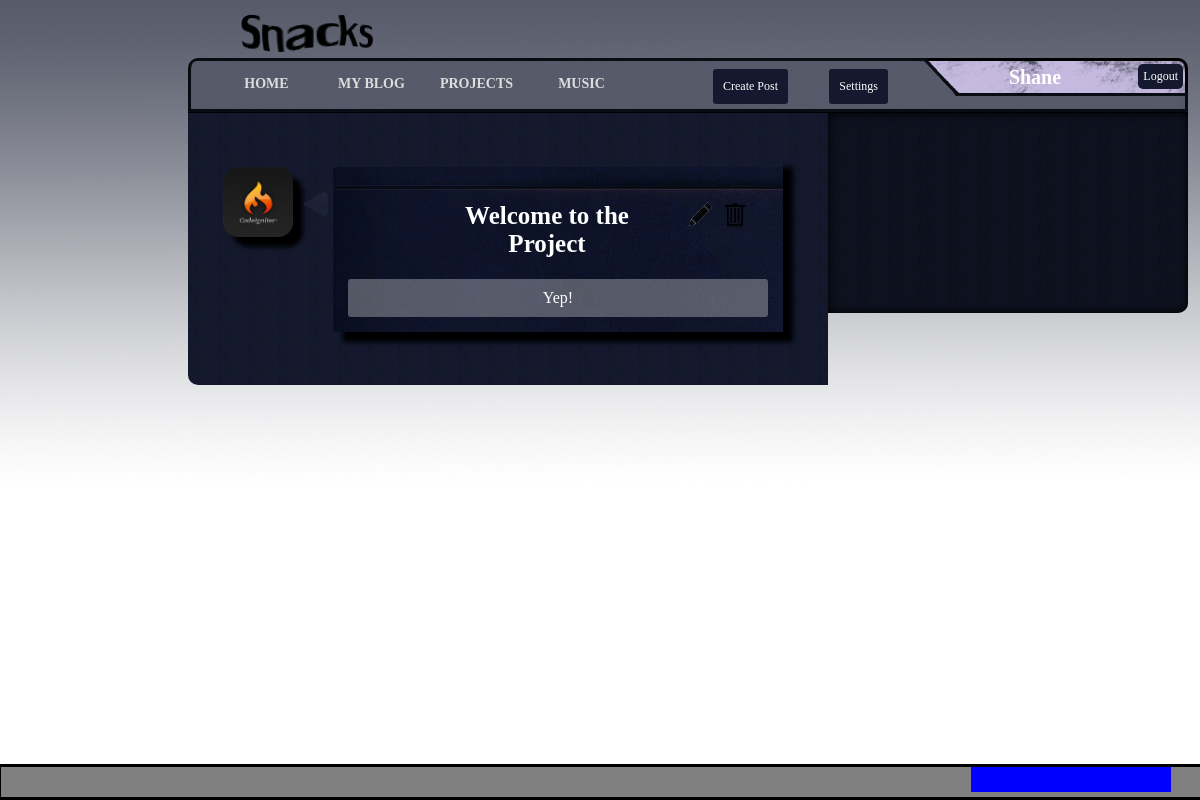
The app's page /index.php/welcome/myBlog (signed in) with its own data.
### tables this page shows
CREATE TABLE IF NOT EXISTS `blog` (
  `id` int(11) NOT NULL AUTO_INCREMENT,
  `uid` int(11) NOT NULL,
  `title` varchar(75) NOT NULL,
  `contents` varchar(255) NOT NULL,
  `author` varchar(50) NOT NULL,
  `authorIMG` varchar(255) NOT NULL,
  PRIMARY KEY (`id`)
);

CREATE TABLE IF NOT EXISTS `users` (
  `uid` int(11) NOT NULL AUTO_INCREMENT,
  `first_name` varchar(25) NOT NULL,
  `last_name` varchar(25) NOT NULL,
  `email_address` varchar(50) NOT NULL,
  `password` varchar(64) NOT NULL,
  `userIMG` varchar(255) NOT NULL,
  `timestamp` timestamp NOT NULL DEFAULT CURRENT_TIMESTAMP ON UPDATE CURRENT_TIMESTAMP,
  PRIMARY KEY (`uid`)
);

### application/controllers/welcome.php (called while the page is built, shortened)
<?php if (!defined('BASEPATH')) exit('No direct script access allowed');
class Welcome extends CI_Controller
{
    public function __construct()
    {
        $this->load->model('blog_model');
    }
    public function myBlog(){
        $data['rows'] = $this->blog_model->getUserBlog($_SESSION['uid']);
        $this->load->view('welcome_message', $data);
    }
}

### index.php (called while the page is built, shortened)
<?php
require_once BASEPATH.'core/CodeIgniter.php';

### application/models/blog_model.php (called while the page is built, shortened)
<?php
class Blog_Model extends CI_Model {
        function getUserBlog($uid)
        {
              $sql = "SELECT id, title, contents, userIMG FROM users JOIN blog ON users.uid = blog.uid WHERE blog.uid = ? ORDER BY id desc";
            $q = $this->db->query($sql, $uid);
            if($q->num_rows() > 0)
            {
                foreach($q->result() as $row)
                {
                    $data[] = $row;
                }
                return $data;
            }
        }
}

### application/views/welcome_message.php (the view)
<?php include('header.php'); ?>
<?php  if (isset($rows)) foreach ($rows as $r) : ?>
    <div class="posts">
        <div class="post-contents">
            <div class="square" >
                <img class="profilePhoto" src="http://localhost/authentication/application/img/<?php echo $r->userIMG;?>"/></div>
                <img class="triangle tw" src=" http://localhost/authentication/application/img/triangle.png"></img>
                <div class="author"></div>
                <div class="title">
                   <div class="postDelete">
                    <?php
                    if(isset($_SESSION['uid']))
                    {
                     echo anchor("welcome/edit/" . $r->id, '<img src="http://localhost/authentication/application/img/editpen.png"/>');
                     echo anchor("welcome/deletePost/" . $r->id, '<img src="http://localhost/authentication/application/img/thrash.png"/>');
                    }
                    ?>
                </div>
                <h2 style="margin-left :78px;"><?php echo $r->title; ?></h2>
                <div class="contents">
                    <?php echo $r->contents; ?>
                </div>
            </div>
        </div>
    </div>
    <br/>
<?php endforeach; ?>
<?php include ('footer.php'); ?>

### application/views/header.php (shortened to what this page needs)
<html>
<head>
    <link rel="stylesheet" type="text/css" href="http://localhost/authentication/application/css/style.css">
</head>
<body>
        <div id="container">
            <div id="underheadingWrap"><div id="siteHeading"></div></div>
            <div id="underheading" style="position:relative;">
                <div id="header">
                    <div id="navigatebar">
                        <li class="header headeridle" ><?php echo anchor("welcome/index/", 'Home','class="transition"'); ?></li>
                        <li class="header headeridle"><?php echo anchor("welcome/myBlog/", 'My Blog','class="transition"'); ?></li>
                        <li class="header headeridle"><?php echo anchor("welcome/myBlog/", 'Projects','class="transition"'); ?></li>
                        <li class="header headeridle"><?php echo anchor("welcome/myBlog/", 'Music','class="transition"'); ?></li>
                    </div>
                    <?php echo anchor("welcome/create/", 'Create Post','id="create_post" class="create-post"'); ?>
                    <?php echo anchor("profile/settings/", 'Settings','id="settingsButton"'); ?>
                    <a class="login-button" href='../admin/logout'>Logout</a>
                </div>
                <div id="profileheader">
                    <div id="currentLoginWrap"><a id="currentLogin"><?php echo $_SESSION['username'];?></a></div>
                </div>
                <div id="postContainer">

### application/views/footer.php (shortened to what this page needs)
</div>
<?php include('sideheading.php'); ?>
</div>
<div id="chat_bar">
	<div id="chat_box_closed"  class="chat_box_closed"></div>
	</div>
</body>
</html>

### application/views/sideheading.php
<div id="sideheading">
</div>

### records on screen
blog: uid.userIMG (picture), title "Welcome to the Project", contents "Yep!"

### other values on screen
anchor("welcome/index/", 'Home','class="transition"') "HOME"
anchor("welcome/myBlog/", 'My Blog','class="transition"') "MY BLOG"
anchor("welcome/myBlog/", 'Projects','class="transition"') "PROJECTS"
anchor("welcome/myBlog/", 'Music','class="transition"') "MUSIC"
anchor("profile/settings/", 'Settings','id="settingsButton"') "Settings"
